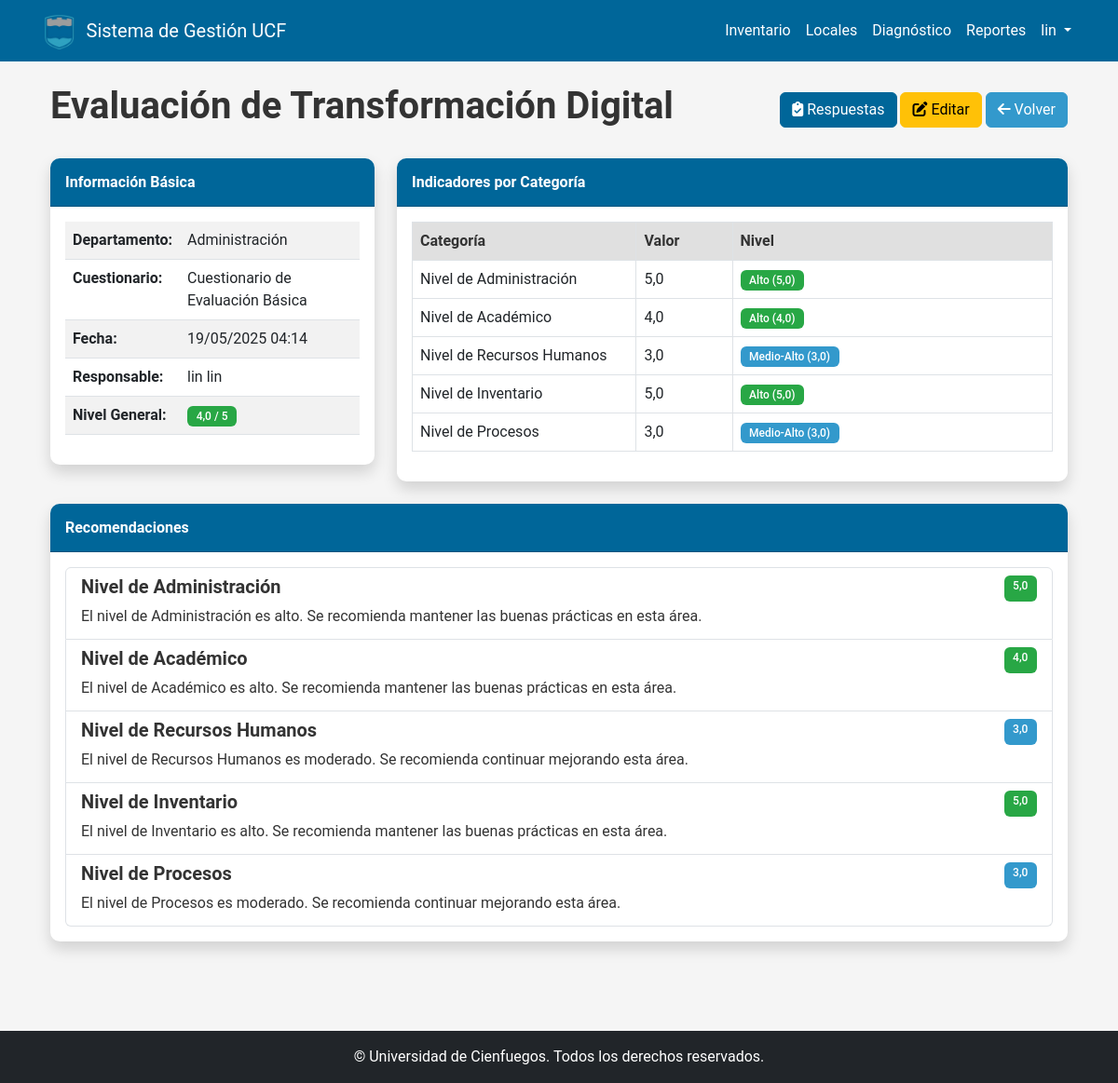
Screenshot of /diagnostico/evaluaciones/2/ (signed in) with the database file from the repository.
### diagnostico/models.py (models this page shows, shortened)
class Diagnostico(models.Model):
    fecha = models.DateTimeField(auto_now_add=True)
    departamento = models.ForeignKey(
        Departamento, on_delete=models.CASCADE, related_name='diagnosticos')
    responsable = models.ForeignKey(
        User, on_delete=models.CASCADE, related_name='diagnosticos_realizados')
    cuestionario = models.ForeignKey(
        Cuestionario, on_delete=models.CASCADE, related_name='diagnosticos')
    nivel_general = models.FloatField(null=True, blank=True)
    observaciones = models.TextField(blank=True, null=True)
    class Meta:
        verbose_name = "Diagnóstico"
        verbose_name_plural = "Diagnósticos"
        ordering = ['-fecha']

class Cuestionario(models.Model):
    titulo = models.CharField(max_length=200)
    descripcion = models.TextField()
    creado_por = models.ForeignKey(
        User, on_delete=models.SET_NULL, null=True, related_name='cuestionarios_creados')
    fecha_creacion = models.DateTimeField(auto_now_add=True)
    activo = models.BooleanField(default=True)
    class Meta:
        verbose_name = "Cuestionario"
        verbose_name_plural = "Cuestionarios"

class IndicadorDiagnostico(models.Model):
    diagnostico = models.ForeignKey(
        Diagnostico, on_delete=models.CASCADE, related_name='indicadores')
    nombre = models.CharField(max_length=100)
    valor = models.FloatField()
    descripcion = models.TextField(blank=True, null=True)
    recomendacion = models.TextField(blank=True, null=True)
    class Meta:
        verbose_name = "Indicador de Diagnóstico"
        verbose_name_plural = "Indicadores de Diagnóstico"

### usuarios/models.py (models this page shows, shortened)
class Departamento(models.Model):
    nombre = models.CharField(max_length=100)
    descripcion = models.TextField(blank=True, null=True)
    ubicacion = models.CharField(max_length=100, blank=True, null=True)
    responsable = models.ForeignKey(
        User, on_delete=models.SET_NULL, null=True, related_name='departamentos_a_cargo')
    class Meta:
        verbose_name = "Departamento"
        verbose_name_plural = "Departamentos"

### diagnostico/views.py (the view)
# urls.py: path('evaluaciones/<int:pk>/', views.evaluacion_detail,
@login_required
def evaluacion_detail(request, pk):
    diagnostico = get_object_or_404(Diagnostico, pk=pk)
    respuestas = Respuesta.objects.filter(
        diagnostico=diagnostico).select_related('pregunta')
    indicadores = IndicadorDiagnostico.objects.filter(diagnostico=diagnostico)
    LogActividad.objects.create(
        usuario=request.user,
        accion=f"Consulta de evaluación",
        detalles=f"Departamento: {diagnostico.departamento.nombre}"
    )
    return render(request, 'diagnostico/evaluacion_detail.html', {
        'diagnostico': diagnostico,
        'respuestas': respuestas,
        'indicadores': indicadores
    })

### templates/diagnostico/evaluacion_detail.html (shortened to what this page needs)
{% extends 'base/base.html' %}
{% block content %}
<div class="container">
    <div class="d-flex justify-content-between align-items-center mb-4">
        <h1>Evaluación de Transformación Digital</h1>
        <div>
            <a href="{% url 'evaluacion_respuestas' pk=diagnostico.id %}" class="btn btn-primary">
                <i class="fas fa-clipboard-check"></i> Respuestas
            </a>
            <a href="{% url 'evaluacion_edit' pk=diagnostico.id %}" class="btn btn-warning">
                <i class="fas fa-edit"></i> Editar
            </a>
            <a href="{% url 'evaluacion_list' %}" class="btn btn-secondary">
                <i class="fas fa-arrow-left"></i> Volver
            </a>
        </div>
    </div>
    <div class="row">
        <div class="col-lg-4">
            <div class="card shadow mb-4">
                <div class="card-header py-3">
                    <h6 class="m-0 font-weight-bold">Información Básica</h6>
                </div>
                <div class="card-body">
                    <table class="table table-striped">
                        <tr>
                            <th>Departamento:</th>
                            <td>{{ diagnostico.departamento.nombre }}</td>
                        </tr>
                        <tr>
                            <th>Cuestionario:</th>
                            <td>{{ diagnostico.cuestionario.titulo }}</td>
                        </tr>
                        <tr>
                            <th>Fecha:</th>
                            <td>{{ diagnostico.fecha|date:"d/m/Y H:i" }}</td>
                        </tr>
                        <tr>
                            <th>Responsable:</th>
                            <td>{{ diagnostico.responsable.get_full_name }}</td>
                        </tr>
                        <tr>
                            <th>Nivel General:</th>
                            <td>
                                {% if diagnostico.nivel_general %}
                                    <span class="badge
                                        {% if diagnostico.nivel_general < 2 %}bg-danger
                                        {% elif diagnostico.nivel_general < 3 %}bg-warning
                                        {% elif diagnostico.nivel_general < 4 %}bg-info
                                        {% else %}bg-success{% endif %}">
                                        {{ diagnostico.nivel_general|floatformat:1 }} / 5
                                    </span>
                                {% else %}
                                    <span class="text-muted">No evaluado</span>
                                {% endif %}
                            </td>
                        </tr>
                    </table>
                </div>
            </div>
        </div>
        <div class="col-lg-8">
            <div class="card shadow mb-4">
                <div class="card-header py-3">
                    <h6 class="m-0 font-weight-bold">Indicadores por Categoría</h6>
                </div>
                <div class="card-body">
                    {% if indicadores %}
                        <div class="table-responsive">
                            <table class="table table-bordered">
                                <thead>
                                    <tr>
                                        <th>Categoría</th>
                                        <th>Valor</th>
                                        <th>Nivel</th>
                                    </tr>
                                </thead>
                                <tbody>
                                    {% for indicador in indicadores %}
                                        <tr>
                                            <td>{{ indicador.nombre }}</td>
                                            <td width="15%">{{ indicador.valor|floatformat:1 }}</td>
                                            <td width="50%">
                                                {% if indicador.valor < 2 %}
                                                    <span class="badge bg-danger">Bajo ({{ indicador.valor|floatformat:1 }})</span>
                                                {% elif indicador.valor < 3 %}
                                                    <span class="badge bg-warning">Medio-Bajo ({{ indicador.valor|floatformat:1 }})</span>
                                                {% elif indicador.valor < 4 %}
                                                    <span class="badge bg-info">Medio-Alto ({{ indicador.valor|floatformat:1 }})</span>
                                                {% else %}
                                                    <span class="badge bg-success">Alto ({{ indicador.valor|floatformat:1 }})</span>
                                                {% endif %}
                                            </td>
                                        </tr>
                                    {% endfor %}
                                </tbody>
                            </table>
                        </div>
                    {% else %}
                        <div class="alert alert-info">
                            No hay indicadores disponibles. Complete la evaluación para generar indicadores.
                        </div>
                    {% endif %}
                </div>
            </div>
        </div>
    </div>
    <div class="row">
        <div class="col-12">
            <div class="card shadow mb-4">
                <div class="card-header py-3">
                    <h6 class="m-0 font-weight-bold">Recomendaciones</h6>
                </div>
                <div class="card-body">
                    {% if indicadores %}
                        <div class="list-group">
                            {% for indicador in indicadores %}
                                {% if indicador.recomendacion %}
                                    <div class="list-group-item">
                                        <div class="d-flex w-100 justify-content-between mb-1">
                                            <h5 class="mb-1">{{ indicador.nombre }}</h5>
                                            <span class="badge
                                                {% if indicador.valor < 2 %}bg-danger
                                                {% elif indicador.valor < 3 %}bg-warning
                                                {% elif indicador.valor < 4 %}bg-info
                                                {% else %}bg-success{% endif %}">
                                                {{ indicador.valor|floatformat:1 }}
                                            </span>
                                        </div>
                                        <p class="mb-1">{{ indicador.recomendacion }}</p>
                                    </div>
                                {% endif %}
                            {% endfor %}
                        </div>
                    {% else %}
                        <div class="alert alert-info">
                            No hay recomendaciones disponibles. Complete la evaluación para recibir recomendaciones.
                        </div>
                    {% endif %}
                </div>
            </div>
        </div>
    </div>
</div>
{% endblock %}

### templates/base/base.html (shortened to what this page needs)
<!DOCTYPE html>
<html lang="es">
<head>
    <link href="https://cdn.jsdelivr.net/npm/bootstrap@5.3.0-alpha1/dist/css/bootstrap.min.css" rel="stylesheet">
    <link rel="stylesheet" href="/static/css/main.css">
</head>
<body>
    <header>
        <nav class="navbar navbar-expand-lg navbar-dark bg-primary">
            <div class="container">
                <a class="navbar-brand d-flex align-items-center" href="/">
                    <img src="/static/img/logo_ucf.png" alt="Logo UCF" height="40" class="me-2">
                    <span>Sistema de Gestión UCF</span>
                </a>
                <div class="collapse navbar-collapse" id="navbarNav">
                    <ul class="navbar-nav ms-auto">
                        {% if user.is_authenticated %}
                            <li class="nav-item">
                                <a class="nav-link" href="/inventario/">Inventario</a>
                            </li>
                            <li class="nav-item">
                                <a class="nav-link" href="/locales/">Locales</a>
                            </li>
                            <li class="nav-item">
                                <a class="nav-link" href="/diagnostico/">Diagnóstico</a>
                            </li>
                            <li class="nav-item">
                                <a class="nav-link" href="/reportes/">Reportes</a>
                            </li>
                            <li class="nav-item dropdown">
                                <a class="nav-link dropdown-toggle" href="#" id="navbarDropdown" role="button" data-bs-toggle="dropdown">
                                    {{ user.username }}
                                </a>
                            </li>
                        {% else %}
                            <li class="nav-item">
                                <a class="nav-link" href="/usuarios/login/">Iniciar sesión</a>
                            </li>
                        {% endif %}
                    </ul>
                </div>
            </div>
        </nav>
    </header>
    <main class="container py-4">
        {% block content %}{% endblock %}
    </main>
    <footer class="bg-dark text-white mt-5 py-3">
        <div class="container text-center">
            <p class="mb-0">© {{ current_year }} Universidad de Cienfuegos. Todos los derechos reservados.</p>
        </div>
    </footer>
</body>
</html>

### static/css/main.css (style rules this page uses)
:root { --primary: #006699; --secondary: #3399CC; --tertiary: #48A5C6; --light: #F5F5F5; --dark: #333333; --gray: #666666; --white: #FFFFFF; --light-gray: #E0E0E0; }
body { font-family: 'Roboto', 'Segoe UI', 'Arial', sans-serif; color: var(--dark); background-color: var(--light); min-height: 100vh; display: flex; flex-direction: column; }
main { flex-grow: 1; }
h1, h2, h3, h4, h5, h6 { color: var(--dark); font-weight: 600; }
p, li, td, th, input, select, textarea { color: var(--dark); }
a { color: var(--primary); text-decoration: none; transition: color 0.2s; }
.navbar-dark.bg-primary { background-color: var(--primary) !important; }
.navbar-dark .navbar-nav .nav-link { color: var(--white); }
.navbar-brand { color: var(--white) !important; }
.navbar-brand img { transition: transform 0.3s ease; }
.btn-primary { background-color: var(--primary); border-color: var(--primary); color: var(--white); }
.btn-secondary { background-color: var(--secondary); border-color: var(--secondary); color: var(--white); }
.card { border: none; border-radius: 10px; box-shadow: 0 4px 6px rgba(0, 0, 0, 0.1); transition: transform 0.3s ease, box-shadow 0.3s ease; background-color: var(--white); }
.card-header { background-color: var(--primary); color: var(--white); border-radius: 10px 10px 0 0 !important; font-weight: 600; }
.card-header .m-0 { color: var(--white); }
.table { color: var(--dark); }
.table thead th { background-color: var(--light-gray); color: var(--dark); font-weight: 600; }
.badge { font-weight: 500; padding: 0.4em 0.8em; }
.badge.bg-success { background-color: #28a745 !important; color: var(--white); }
.badge.bg-info { background-color: var(--secondary) !important; color: var(--white); }
footer { background-color: var(--primary) !important; color: var(--white); }
footer p { color: var(--white); margin-bottom: 0; }

### rows the page displays
Diagnostico: departamento.nombre "Administración", cuestionario.titulo "Cuestionario de Evaluación Básica", fecha "19/05/2025 04:14", responsable.get_full_name "lin lin", nivel_general "4,0"
IndicadorDiagnostico: nombre "Nivel de Administración", valor "5,0", recomendacion "El nivel de Administración es alto. Se recomienda mantener las buenas prácticas en esta área."
IndicadorDiagnostico: nombre "Nivel de Académico", valor "4,0", recomendacion "El nivel de Académico es alto. Se recomienda mantener las buenas prácticas en esta área."
IndicadorDiagnostico: nombre "Nivel de Recursos Humanos", valor "3,0", recomendacion "El nivel de Recursos Humanos es moderado. Se recomienda continuar mejorando esta área."
IndicadorDiagnostico: nombre "Nivel de Inventario", valor "5,0", recomendacion "El nivel de Inventario es alto. Se recomienda mantener las buenas prácticas en esta área."
IndicadorDiagnostico: nombre "Nivel de Procesos", valor "3,0", recomendacion "El nivel de Procesos es moderado. Se recomienda continuar mejorando esta área."

### other values shown
{{ user.username }} "lin"
